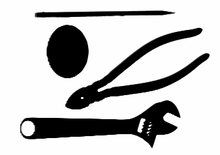
%> input picture S1/BIMA/TME5/tools.gif, 220 x 155 px, shrunk from 337 x 238 before the run
$ octave ex2q1.m   (GNU Octave 9; MATLAB toolbox functions it lacks are replaced by stand-ins)
%> lines starting %> are read from the running program, lines starting %| are printed output that depends on the picture; in (x1, y1, x2, y2) boxes, pixels count from 0 and x2, y2 are one past the last pixel; in counts of white or black regions, pixels touching at a corner belong together; the program's own positions count from 1
### S1/BIMA/TME5/convolution.m
function [J] = convolution(I,h)


I = double(I);

% 0 : zero-padding
% 1 : padding miroir
% 2 : padding p閞iodique
typePadding=1;


t = (size (h,1)-1)/2;
Ip = zeros( (size (I,1)+2*t) ,(size (I,2)+2*t ) ) ;

for i=1+t:(size (I,1)+t)
    for j=1+t:(size (I,2)+t)
        Ip(i,j) = I(i-t,j-t);
    end
end

if(typePadding==1)
    % 1 pading miroir
    for i=1:t
        Ip(i,:) = Ip(t+1,:);
    end
    for i=(size (I,1)+t+1):size (Ip,1)
        Ip(i,:) = Ip((size (I,1)+t),:);
    end
    for j=1:t
        Ip(:,j) = Ip(:,t+1);
    end
    for j=(size (I,2)+t+1):size (Ip,2)
        Ip(:,j) = Ip(:,(size (I,2)+t));
    end
end

[l,c] = size(I);
J = zeros(size(I));


for i=1+t:(l+t)
    for j=1+t:(c+t)
        for k=-t:t
            for l=-t:t
                J(i-t,j-t) =  J(i-t,j-t) + Ip(i+k,j+l)*h(k+t+1,l+t+1);
            end
        end

    end
end


end

### S1/BIMA/TME5/orientation.m
function [ or ] = orientation(Ix,Iy ,I)

N = 4;
[l,c] = size(I);
or = zeros(size(I));

taille = N;
ori = zeros(taille,2);
for i=1:taille
    ori(i,1) =  cos(pi*(i-1)/taille);
    ori(i,2) =  sin(pi*(i-1)/taille);
end

for i=1:l
    for j=1:c
        if(I(i,j)>0)

            v = [ Ix(i,j) ; -Iy(i,j) ] ./ I(i,j);


            if(Iy(i,j)>0)
                v = -v;
            end

            prod = ori * v;

            maxi = max(prod);

            res = find(prod== maxi);

            or(i,j) = res;

        else
            or(i,j) = 0;
        end
    end
end


end

### S1/BIMA/TME5/ex2q1.m
I = imread('tools.gif');
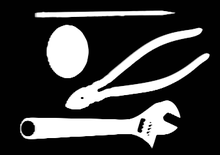
%> I: size 155x220 uint8; min 0, max 255, mean 59.9

Gx = [-1 0 1;-2 0 2;-1 0 1];
Gy = [-1 -2 -1;0 0 0; 1 2 1];
Ix = convolution(I,Gx);
%> after the loop in convolution, `for i=1+t:(size (I,1)+t)`:
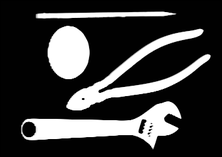
%> Ip: size 157x222 double; min 0, max 255, mean 58.6
%> after the loop in convolution, `for i=1:t`: Ip: size 157x222 double; 0.63% of pixels changed, all inside (x1, y1, x2, y2) = (1, 0, 221, 1)
%> after the loop in convolution, `for i=(size (I,1)+t+1):size (Ip,1)`: Ip: size 157x222 double; min 0, max 255, mean 58.6; mean of the top-left, top-right, bottom-left and bottom-right quarters 62.9, 41.4, 67.1, 62.8
%> after the loop in convolution, `for i=1+t:(l+t)`:
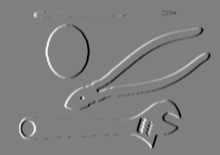
%> J: size 155x220 double; min -1020, max 1020, mean 0; drawn with min black and max white
Iy = convolution(I,Gy);
%> call 2 of convolution, with h = [-1 -2 -1; 0 0 0; 1 2 1]
%> after the loop in convolution (call 2), `for i=1+t:(l+t)`:
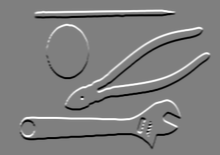
%> J: size 155x220 double; min -1020, max 1020, mean 0; mean of the top-left, top-right, bottom-left and bottom-right quarters 4.1, 5.8, -4.1, -5.7; drawn with min black and max white
IG = sqrt(Ix.*Ix + Iy.*Iy);
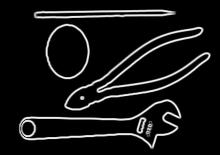
%> IG: size 155x220 double; min 0, max 1087.7, mean 89.1; drawn with min black and max white

Io = orientation(Ix,Iy,IG);
%> after the loop in orientation, `for i=1:l`:
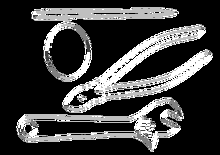
%> or: size 155x220 double; min 0, max 4, mean 0.952; drawn with min black and max white
%> after the loop in orientation, `for i=1:l`: maxi = 1; prod = [-0.707; -1.11e-16; 0.707; 1]; res = 4; v = [-0.707; 0.707]

figure();
subplot(1,3,1), imagesc(I);
colormap('gray');
title('Image originale');
subplot(1,3,2), imagesc(IG);
title('Image module gradient');
subplot(1,3,3), imagesc(Io);
title('Image orientation gradient');
